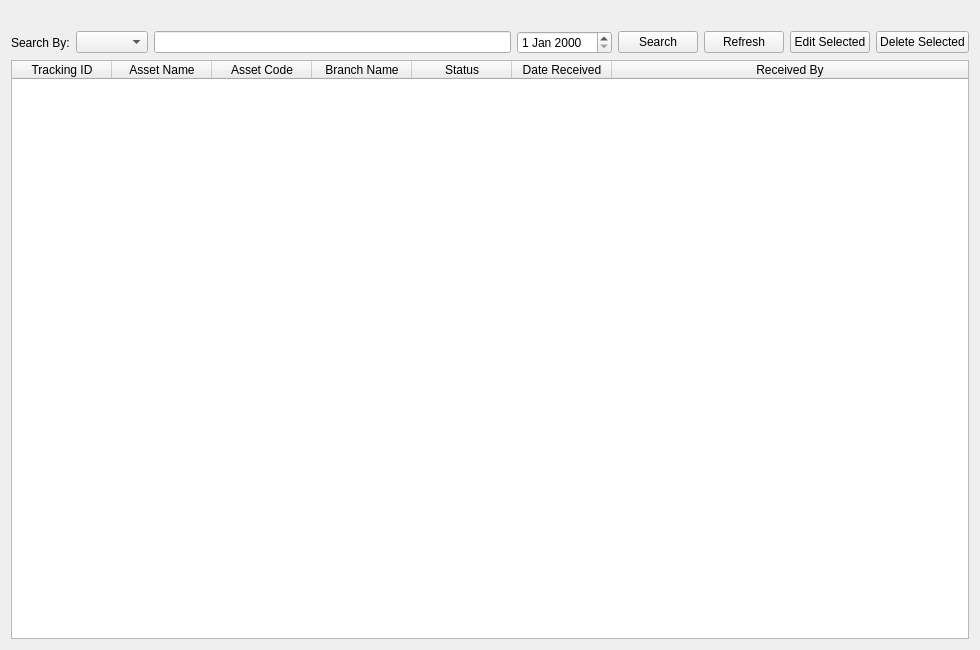
<?xml version="1.0" encoding="UTF-8"?>
<ui version="4.0">
 <class>Form</class>
 <widget class="QWidget" name="Form">
  <property name="geometry">
   <rect>
    <x>0</x>
    <y>0</y>
    <width>980</width>
    <height>650</height>
   </rect>
  </property>
  <property name="windowTitle">
   <string>Active Assets</string>
  </property>
  <layout class="QVBoxLayout" name="verticalLayout">
   <item>
    <widget class="QLabel" name="label">
     <property name="text">
      <string><html><head/><body><p><span style=" font-size:14pt; font-weight:700;">Active Assets (Not Yet Dispatched)</span></p></body></html></string>
     </property>
    </widget>
   </item>
   <item>
    <layout class="QHBoxLayout" name="horizontalLayout">
     <item>
      <widget class="QLabel" name="label_2">
       <property name="text">
        <string>Search By:</string>
       </property>
      </widget>
     </item>
     <item>
      <widget class="QComboBox" name="searchCategoryComboBox"/>
     </item>
     <item>
      <widget class="QLineEdit" name="searchInput"/>
     </item>
     <item>
      <widget class="QDateEdit" name="searchDateEdit"/>
     </item>
     <item>
      <widget class="QPushButton" name="searchButton">
       <property name="text">
        <string>Search</string>
       </property>
      </widget>
     </item>
     <item>
      <widget class="QPushButton" name="refreshButton">
       <property name="text">
        <string>Refresh</string>
       </property>
      </widget>
     </item>
     <item>
      <widget class="QPushButton" name="editButton">
       <property name="text">
        <string>Edit Selected</string>
       </property>
      </widget>
     </item>
     <item>
      <widget class="QPushButton" name="deleteButton">
       <property name="text">
        <string>Delete Selected</string>
       </property>
      </widget>
     </item>
    </layout>
   </item>
   <item>
    <widget class="QTableWidget" name="productTable">
     <property name="editTriggers">
      <set>QAbstractItemView::NoEditTriggers</set>
     </property>
     <property name="selectionBehavior">
      <enum>QAbstractItemView::SelectRows</enum>
     </property>
     <property name="columnCount">
      <number>7</number>
     </property>
     <attribute name="horizontalHeaderVisible">
      <bool>true</bool>
     </attribute>
     <attribute name="horizontalHeaderStretchLastSection">
      <bool>true</bool>
     </attribute>
     <column>
      <property name="text">
       <string>Tracking ID</string>
      </property>
     </column>
     <column>
      <property name="text">
       <string>Asset Name</string>
      </property>
     </column>
     <column>
      <property name="text">
       <string>Asset Code</string>
      </property>
     </column>
     <column>
      <property name="text">
       <string>Branch Name</string>
      </property>
     </column>
     <column>
      <property name="text">
       <string>Status</string>
      </property>
     </column>
     <column>
      <property name="text">
       <string>Date Received</string>
      </property>
     </column>
     <column>
      <property name="text">
       <string>Received By</string>
      </property>
     </column>
    </widget>
   </item>
  </layout>
 </widget>
 <resources/>
 <connections/>
</ui>
